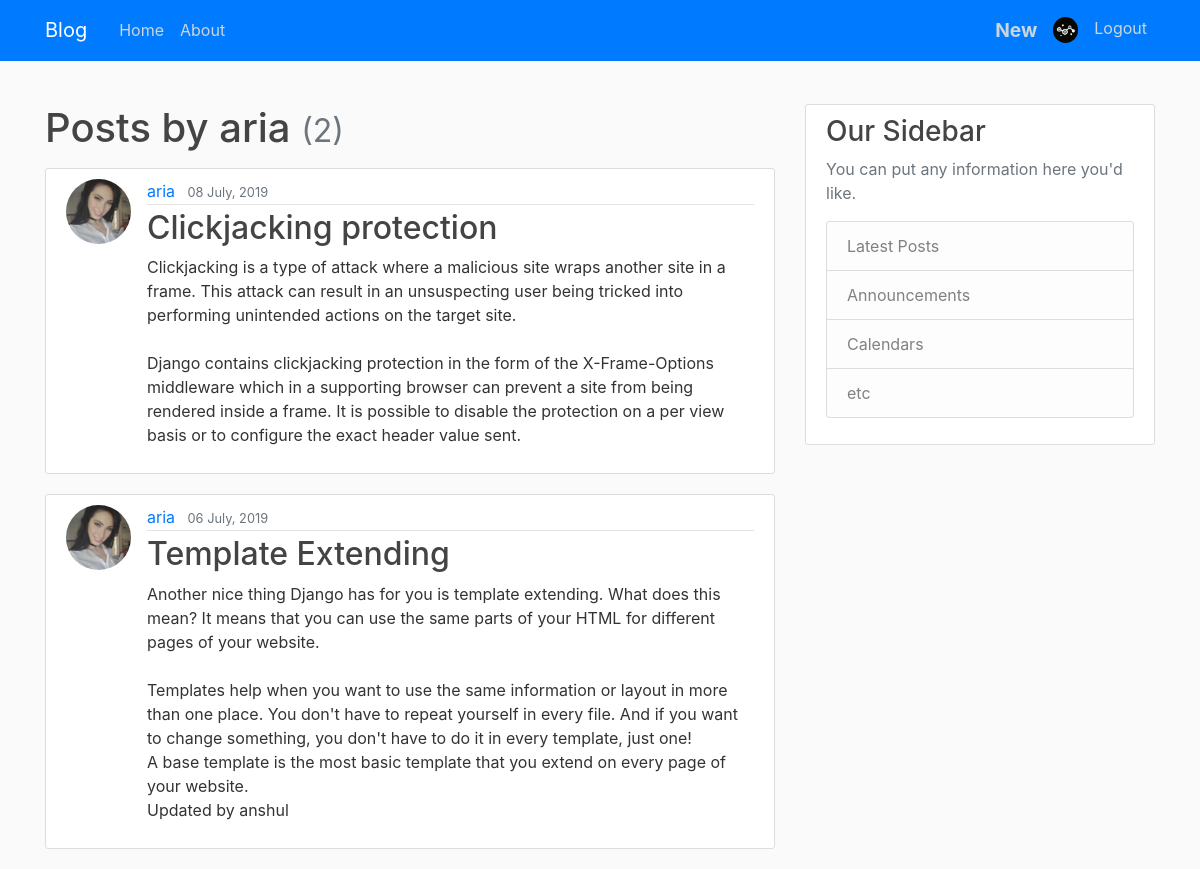
/user/aria (signed in), run on the app's committed database.
### users/models.py (models this page shows, shortened)
class Profile(models.Model):
    user = models.OneToOneField(User , on_delete = models.CASCADE)
    image = models.ImageField( default = 'default.jpg' , upload_to = 'profile_pics' )

### test_app/models.py (models this page shows, shortened)
class Post(models.Model):
    title = models.CharField(max_length = 100)
    content = models.TextField()
    date_posted = models.DateTimeField(default = timezone.now)
    author = models.ForeignKey(User , on_delete = models.CASCADE)

### test_app/views.py (the view)
# urls.py: path('user/<str:username>', UserPostListView.as_view(), name='user-posts'),
class UserPostListView(ListView):
    model = Post
    template_name = 'test_app/user_post.html'
    context_object_name = 'posts'
    paginate_by = 3
    def get_queryset(self):
        user = get_object_or_404(User , username = self.kwargs.get('username'))
        return Post.objects.filter(author = user).order_by('-date_posted')

### test_app/templates/test_app/user_post.html (shortened to what this page needs)
{% extends "test_app/base.html" %}
{% block content %}
<h1 class="mb-3" >
    Posts by {{ view.kwargs.username }}
        <small class="text-muted">({{ page_obj.paginator.count }})</small>
</h1>
{% for post in posts%}
<article class="media content-section">
    <a href="{% url 'user-posts' post.author.username %}"><img src="{{ post.author.profile.image.url }}" class="rounded-circle article-img"></a>
    <div class="media-body">
        <div class="article-metadata">
            <a class="mr-2" href="{% url 'user-posts' post.author.username %}">{{ post.author }}</a>
            <small class="text-muted">{{ post.date_posted | date:" d F, Y" }}</small>
        </div>
        <h2><a class="article-title" href="{% url 'post-detail' post.id %}">{{ post.title }}</a></h2>
        <p class="article-content">{{ post.content }}</p>
    </div>
</article>
{% endfor %}
{% endblock %}
{% block sidebar %}
<div class="content-section">
    <h3>Our Sidebar</h3>
    <p class='text-muted'>You can put any information here you'd like.
        <ul class="list-group">
            <li class="list-group-item list-group-item-light">Latest Posts</li>
            <li class="list-group-item list-group-item-light">Announcements</li>
            <li class="list-group-item list-group-item-light">Calendars</li>
            <li class="list-group-item list-group-item-light">etc</li>
        </ul>
    </p>
</div>
{% endblock %}

### test_app/templates/test_app/base.html (shortened to what this page needs)
{% load static %}
<!DOCTYPE html>
<html>
    <head>
        <link rel="stylesheet" href="https://maxcdn.bootstrapcdn.com/bootstrap/4.0.0/css/bootstrap.min.css"
>
        <link rel="stylesheet" type="text/css" href="{% static 'test_app/main.css' %}">
    </head>
    <body>
        <header class="site-header">
            <nav class="navbar navbar-expand-md navbar-dark bg-primary fixed-top">
                <div class="container">
                    <a class="navbar-brand mr-4" href="{% url 'test-home' %}"> Blog</a>
                    <div class="collapse navbar-collapse" id="navbarToggle">
                        <div class="navbar-nav mr-auto">
                            <a class="nav-item nav-link" href="{% url 'test-home' %}">Home</a>
                            <a class="nav-item nav-link" href="{% url 'test-about' %}">About</a>
                        </div>
                        <div class="navbar-nav">
                            {% if user.is_authenticated %}
                                <a class="nav-item nav-link" href="{% url  'post-create' %}">
                                    <big><b>New</b></big>
                                </a>
                                <a class="nav-item nav-link" href="{% url  'profile' %}">
                                    <img src="{{ user.profile.image.url }}" style="border-radius: 30px ;" width="25px">
                                </a>
                                <a class="nav-item nav-link" href="{% url  'logout' %}">
                                    Logout
                                </a>
                            {%else%}
                                <a class="nav-item nav-link" href="{% url 'login' %}">Login</a>
                                <a class="nav-item nav-link" href="{% url 'register'%}">Register</a>
                            {% endif %}
                        </div>
                    </div>
                </div>
            </nav><br>
        </header>
        <main role="main" class="container">
            <div class="row">
                <div class="col-md-8">
                    {% block content %}{% endblock %}
                </div>
                <div class="col-md-4">
                    {% block sidebar %} {% endblock %}
                </div>
            </div>
        </main>
    </body>
</html>

### test_app/static/test_app/main.css (style rules this page uses)
body { background: #fafafa; color: #333333; margin-top: 5rem; }
h1, h2, h3, h4, h5, h6 { color: #444444; }
ul { margin: 0; }
.site-header .navbar-nav .nav-link { color: #cbd5db; }
.content-section { background: #ffffff; padding: 10px 20px; border: 1px solid #dddddd; border-radius: 3px; margin-bottom: 20px; }
.article-title { color: #444444; }
.article-content { white-space: pre-line; }
.article-img { height: 65px; width: 65px; margin-right: 16px; }
.article-metadata { padding-bottom: 1px; margin-bottom: 4px; border-bottom: 1px solid #e3e3e3 }

### data on the page
Post: author.profile.image (picture), author "aria", date_posted "08 July, 2019", title "Clickjacking protection", content "Clickjacking is a type of attack where a malicious site wraps another site in a frame. This attack can result in an unsuspecting user being tricked into performing unintended actions on the target site. Django contains clickjacking protection in the form of the X-Frame-Options middleware which in a supporting browser can prevent a site from being rendered inside a frame. It is possible to disable the protection on a per view basis or to configure the exact header value sent."
Post: author.profile.image (picture), author "aria", date_posted "06 July, 2019", title "Template Extending", content "Another nice thing Django has for you is template extending. What does this mean? It means that you can use the same parts of your HTML for different pages of your website. Templates help when you want to use the same information or layout in more than one place. You don't have to repeat yourself in every file. And if you want to change something, you don't have to do it in every template, just one! A base template is the most basic template that you extend on every page of your website. Updated by anshul"

### other printed values
{{ view.kwargs.username }} "aria"
{{ page_obj.paginator.count }} "2"
